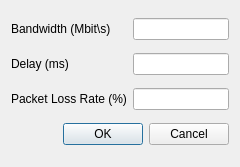
<?xml version="1.0" encoding="UTF-8"?>
<ui version="4.0">
 <class>LinkDialog</class>
 <widget class="QDialog" name="LinkDialog">
  <property name="windowModality">
   <enum>Qt::NonModal</enum>
  </property>
  <property name="geometry">
   <rect>
    <x>0</x>
    <y>0</y>
    <width>240</width>
    <height>167</height>
   </rect>
  </property>
  <property name="windowTitle">
   <string>Dialog</string>
  </property>
  <property name="windowIcon">
   <iconset resource="../images/img.qrc">
    <normaloff>:/images/link.png</normaloff>:/images/link.png</iconset>
  </property>
  <layout class="QGridLayout" name="gridLayout">
   <item row="0" column="0">
    <widget class="QLabel" name="lblBandwidth">
     <property name="text">
      <string>Bandwidth (Mbit\s)</string>
     </property>
    </widget>
   </item>
   <item row="0" column="1">
    <widget class="QLineEdit" name="txtBandwidth"/>
   </item>
   <item row="1" column="0">
    <widget class="QLabel" name="lblDelay">
     <property name="text">
      <string>Delay (ms)</string>
     </property>
    </widget>
   </item>
   <item row="1" column="1">
    <widget class="QLineEdit" name="txtDelay"/>
   </item>
   <item row="2" column="0">
    <widget class="QLabel" name="lblPacketLoss">
     <property name="text">
      <string>Packet Loss Rate (%)</string>
     </property>
    </widget>
   </item>
   <item row="2" column="1">
    <widget class="QLineEdit" name="txtPacketLoss"/>
   </item>
   <item row="3" column="0" colspan="2">
    <widget class="QDialogButtonBox" name="buttonBox">
     <property name="orientation">
      <enum>Qt::Horizontal</enum>
     </property>
     <property name="standardButtons">
      <set>QDialogButtonBox::Cancel|QDialogButtonBox::Ok</set>
     </property>
    </widget>
   </item>
  </layout>
 </widget>
 <resources>
  <include location="../images/img.qrc"/>
 </resources>
 <connections>
  <connection>
   <sender>buttonBox</sender>
   <signal>accepted()</signal>
   <receiver>LinkDialog</receiver>
   <slot>accept()</slot>
   <hints>
    <hint type="sourcelabel">
     <x>248</x>
     <y>254</y>
    </hint>
    <hint type="destinationlabel">
     <x>157</x>
     <y>274</y>
    </hint>
   </hints>
  </connection>
  <connection>
   <sender>buttonBox</sender>
   <signal>rejected()</signal>
   <receiver>LinkDialog</receiver>
   <slot>reject()</slot>
   <hints>
    <hint type="sourcelabel">
     <x>316</x>
     <y>260</y>
    </hint>
    <hint type="destinationlabel">
     <x>286</x>
     <y>274</y>
    </hint>
   </hints>
  </connection>
 </connections>
</ui>
